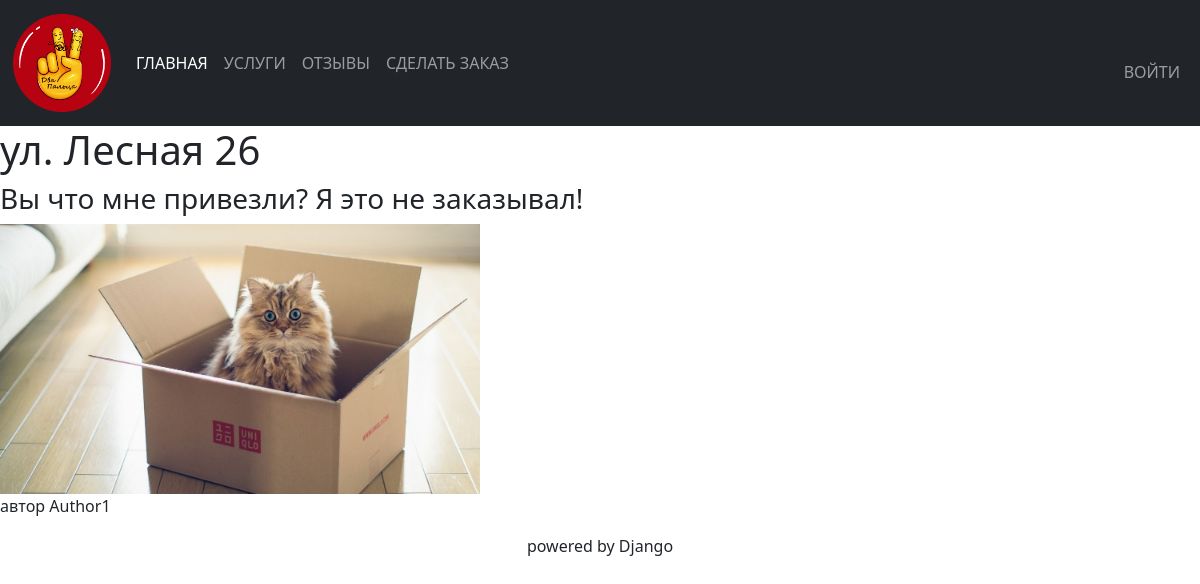
The page /comments/9 on the database its author committed.
### application/models.py (models this page shows)
class Comment(models.Model):  #наследование
    title = models.CharField(max_length=100, verbose_name='Комментарий')
    content = models.TextField(blank=False, verbose_name='Содержание комментария')
    image = models.ImageField(blank=True, upload_to='uploads', verbose_name='Фото') ## чтобы картинку вставлять не обязательно то blank=True
    date_of_creation = models.DateTimeField(verbose_name='Дата создания комментария')
    author = models.ForeignKey('Author', on_delete=models.CASCADE)

class Author(models.Model):  #наследование
    name = models.CharField(max_length=100, blank=False, )
    email = models.EmailField(blank =False, primary_key=True)

### application/views.py (the view)
# urls.py: path('comments/<int:id>', app_views.comment, name='comment'),
def comment(request, id):  #один комментарий-отзыв по id
    try:
        one_comment = Comment.objects.get(id=id)
    except:
        one_comment = ''
    print(f'1 COMMENT PAGE with id {id}')
    return render(request, 'comment.html', {'comment': one_comment})

### application/templates/comment.html (shortened to what this page needs)
{% extends 'base.html' %}
{% block content %}
    <div>
        {% if comment %}
            <h1>{{ comment.title }}</h1>
            <h3>{{ comment.content }}</h3>
            {% if comment.image %}
                <img class="comment_image" src="{{ comment.image.url }}" />
            {% endif %}
            <p>
                автор {{ comment.author.name }}
            </p>
        {% else %}
            <h3>
                Отзыв не найден
            </h3>
        {% endif %}
    </div>
{% endblock %}

### application/static/application/css/style2.css (style rules this page uses)
.comment_image { width: 40%; }

### rows shown on the page
Comment: title "ул. Лесная 26", content "Вы что мне привезли? Я это не заказывал!", image (picture), author.name "Author1"
